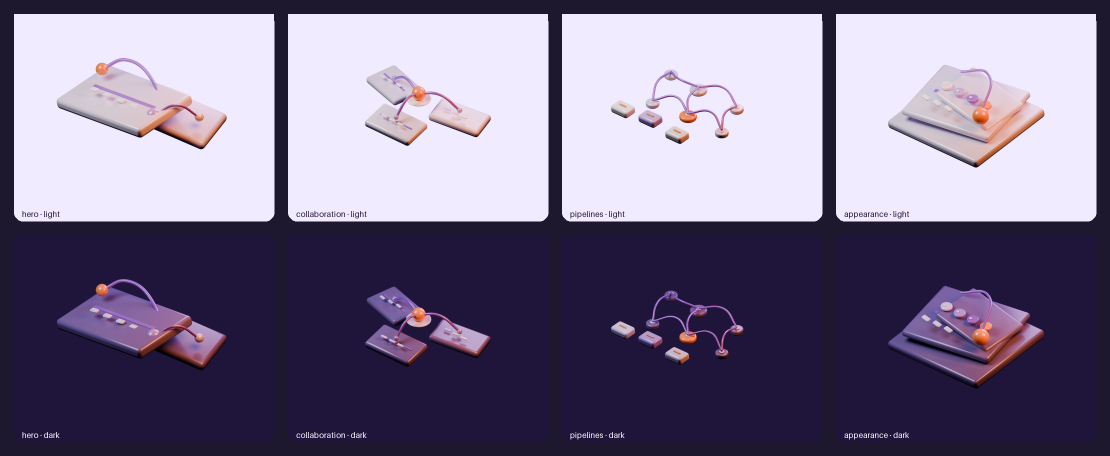
#> input picture site/assets/3d/contact-sheet.jpg, 2220 x 912 px (shown at 1/2 size)
$ python -i export.py   (imports and definitions only)
#> lines starting #> are read from the running program, lines starting #| are printed output that depends on the picture
#!/usr/bin/env python3
"""Validate Blender masters and export portable responsive editorial graphics."""

import argparse
import hashlib
import json
import os
import shutil
import uuid
from pathlib import Path

from PIL import Image, ImageDraw, ImageFont


SCENES = ("hero", "collaboration", "pipelines", "appearance")
THEMES = ("light", "dark")
MAX_SOURCE_BYTES = 10 * 1024 * 1024


# [21 lines left out: functions parse_args, sha256, not called in this run]


def required_names():
    return [f"{scene}-{theme}" for theme in THEMES for scene in SCENES]


def canonical_dimensions(name):
    return (2400, 1600) if name.startswith("hero-") else (1200, 1200)


# [6 lines left out: function contained, not called in this run]


def read_results(source):
    result_path = source / "render-results.json"
    if not result_path.is_file():
        raise ValueError("missing render-results.json")
    payload = json.loads(result_path.read_text(encoding="utf-8"))
    entries = payload.get("results")
    generator_hash = payload.get("generator_sha256")
    if payload.get("status") != "complete":
        raise ValueError("render-results.json status must be complete before export")
    if not isinstance(entries, list) or len(entries) != 8:
        raise ValueError("render-results.json must contain exactly eight results")
    if not isinstance(generator_hash, str) or len(generator_hash) != 64 or any(char not in "0123456789abcdef" for char in generator_hash):
        raise ValueError("render-results.json must bind renders to a generator_sha256")
    current_generator = Path(__file__).with_name("generate.py")
    if not current_generator.is_file() or generator_hash != sha256(current_generator):
        raise ValueError("render-results.json generator_sha256 does not match the current generator source")
    by_name = {}
    for item in entries:
        filename = item.get("filename")
        blend = item.get("blend")
        if not isinstance(filename, str) or not isinstance(blend, str) or Path(filename).name != filename or Path(blend).name != blend or "/" in filename or "\\" in filename or "/" in blend or "\\" in blend:
            raise ValueError("render result sources must be basename-only filenames")
        name = Path(filename).stem
        if name in by_name:
            raise ValueError("render-results.json contains duplicate PNG stems")
        by_name[name] = item
    wanted = required_names()
    if set(by_name) != set(wanted):
        raise ValueError("render-results.json must contain exactly the eight expected scene/theme PNGs")
    for name, item in by_name.items():
        if item.get("filename") != name + ".png" or item.get("blend") != name + ".blend":
            raise ValueError(f"render source names are not canonical for {name}")
        if item.get("scene") + "-" + item.get("theme") != name:
            raise ValueError(f"render scene/theme fields are not canonical for {name}")
        if item.get("scale") != 100 or (item.get("width"), item.get("height")) != canonical_dimensions(name):
            raise ValueError(f"{name} must be a canonical 100 percent master, not a preview")
        for filename in (item["filename"], item["blend"]):
            if not contained(source, source / filename):
                raise ValueError(f"render source escapes --input: {filename}")
    return by_name, generator_hash


# [13 lines left out: function check_rgba_png, not called in this run]


def copy_source(source, destination):
    if source.resolve() != destination.resolve():
        shutil.copy2(source, destination)


# [58 lines left out: functions webp_copy, contact_sheet, file_entry, expected_inventory, not called in this run]


def build_export(source, output):
    entries, generator_hash = read_results(source)
    output.mkdir(parents=True, exist_ok=False)
    files = []
    source_objects = []
    render_info = []
    for name in required_names():
        entry = entries[name]
        png_source = source / entry["filename"]
        blend_source = source / entry["blend"]
        if not contained(source, png_source) or not contained(source, blend_source) or not png_source.is_file() or not blend_source.is_file():
            raise ValueError(f"missing source object for {name}")
        dimensions = check_rgba_png(png_source, entry)
        if blend_source.stat().st_size >= MAX_SOURCE_BYTES:
            raise ValueError(f"{blend_source.name} is at least 10 MiB and cannot be copied")
        png_dest = output / png_source.name
        blend_dest = output / blend_source.name
        copy_source(png_source, png_dest)
        copy_source(blend_source, blend_dest)
        files.extend((file_entry(png_dest, "png-master", dimensions), file_entry(blend_dest, "blend-source")))
        source_objects.extend((file_entry(png_source, "input-png", dimensions), file_entry(blend_source, "input-blend")))
        full = output / f"{name}.webp"
        responsive = output / f"{name}-{'1200' if name.startswith('hero-') else '600'}.webp"
        files.append(file_entry(full, "webp-original", webp_copy(png_source, full)))
        responsive_width = 1200 if name.startswith("hero-") else 600
        files.append(file_entry(responsive, "webp-responsive", webp_copy(png_source, responsive, responsive_width)))
        render_info.append({key: entry[key] for key in ("scene", "theme", "width", "height", "blender", "expected_blender", "blender_build_hash", "engine", "device", "device_names", "requested_device", "samples", "scale", "denoiser", "filename", "blend") if key in entry})
    contact = output / "contact-sheet.jpg"
    files.append(file_entry(contact, "contact-sheet", contact_sheet(source, contact)))
    generator = Path(__file__).with_name("generate.py")
    manifest = {
        "format": 1,
        "render_info": render_info,
        "source": {"generator": generator.name, "generator_sha256": generator_hash, "exporter_pillow": Image.__version__, "objects": source_objects},
        "files": files,
    }
    (output / "manifest.json").write_text(json.dumps(manifest, indent=2) + "\n", encoding="utf-8")
    return verify_export(output)


# [76 lines left out: functions export_all, verify_export, main, not called in this run]


# [2 lines not run here, left out]

>>> import cv2
>>> picture = cv2.imread('../../site/assets/3d/contact-sheet.jpg', cv2.IMREAD_GRAYSCALE)
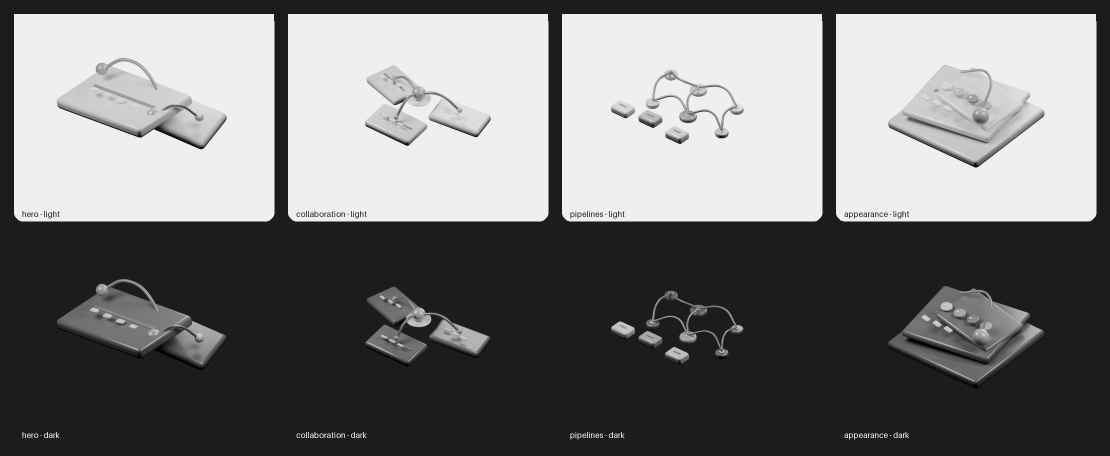
#> picture: shape (912, 2220) (shown at 1/2 size); min 0, max 255, mean 119
>>> result = build_export(picture, 'out.png')
#> (the run stopped early here; a loop or call above may not have finished)
